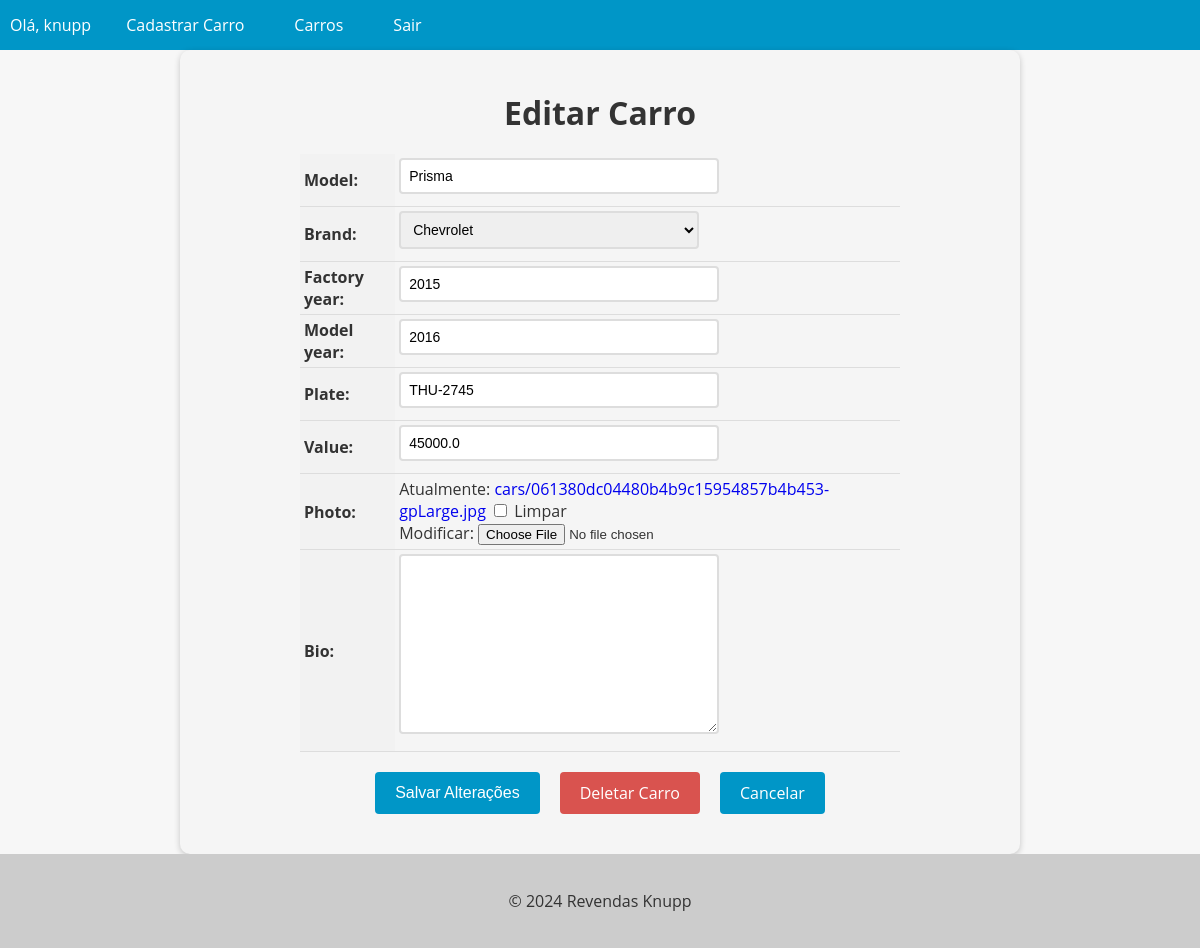
The page /car/2/update/ (signed in) on the database as committed earlier.
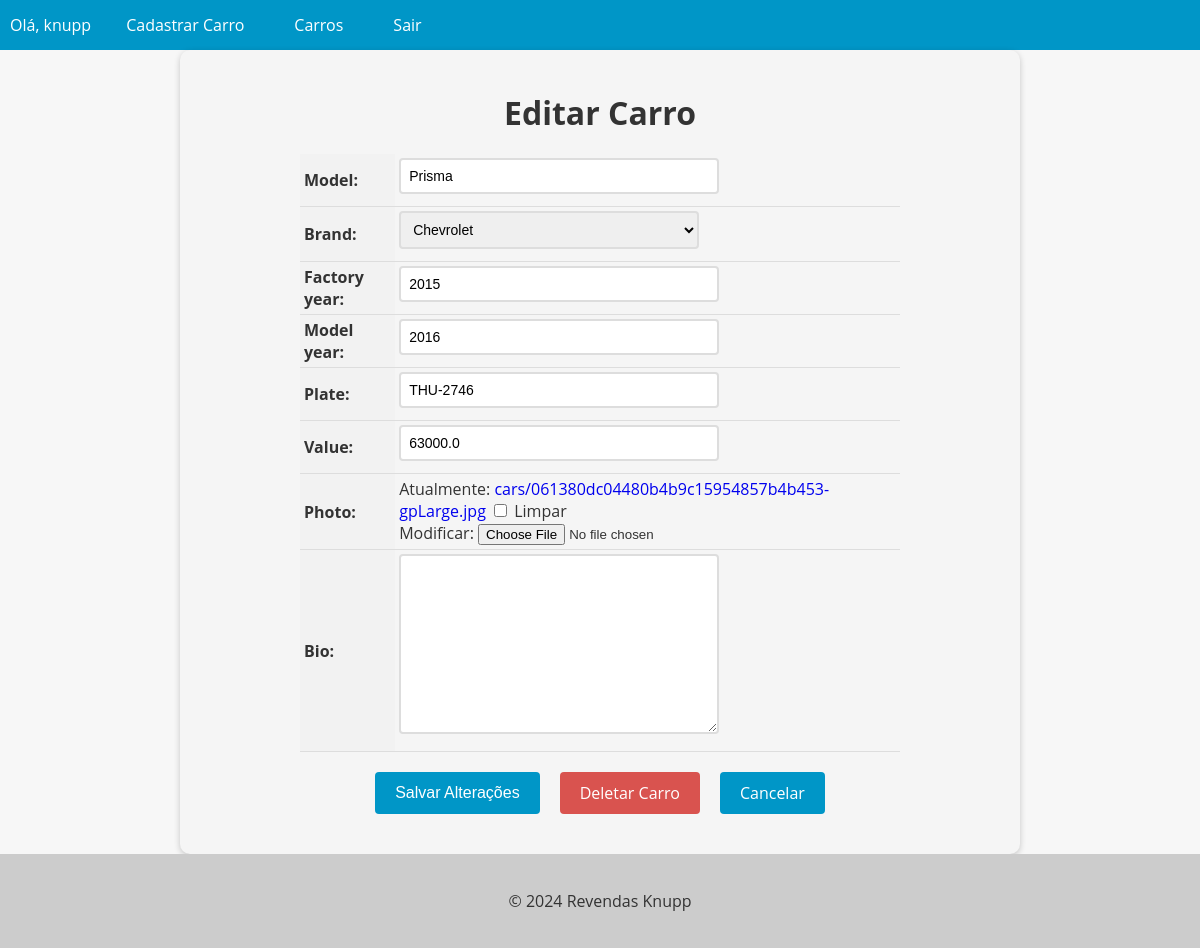
The same page on the database as committed later.
### cars/models.py (models this page shows, shortened)
class Car(models.Model):
    id = models.AutoField(primary_key=True)
    model = models.CharField(max_length=200)
    brand = models.ForeignKey(Brand, on_delete=models.PROTECT, related_name='car_brand')
    factory_year = models.IntegerField(blank=True, null=True)
    model_year = models.IntegerField(blank=True, null=True)
    plate = models.CharField(max_length=10, blank=True, null = True)
    value = models.FloatField(blank=True, null=True)
    photo = models.ImageField(upload_to='cars/', blank=True, null=True)
    bio = models.TextField(blank=True, null= True)

### cars/views.py (the view, shortened to what this page needs)
@method_decorator(login_required(login_url='login'), name='dispatch')
class CarUpdateView(UpdateView):
    model = Car
    form_class = CarModelForm
    template_name = 'car_update.html'

### cars/forms.py (shortened to what this page needs)
class CarModelForm(forms.ModelForm):
    class Meta:
        model = Car
        fields = '__all__'

### cars/models.py (called while the page is built)
    def __str__(self):
        return self.name

### cars/templates/car_update.html (shortened to what this page needs)
{% extends "base.html" %}
{% block content %}
  <form method="post" enctype="multipart/form-data">
    <h1>Editar Carro</h1>
    <table>
      {{ form.as_table }}
    </table>
    <div>
      <div class="buttons-container">
        <input type="submit" value="Salvar Alterações" class="btn btn-primary">
        <a href="{% url 'car_delete' pk=object.pk %}" class="btn btn-danger">Deletar Carro</a>
        <a href="{% url 'cars_list' %}" class="btn btn-secondary">Cancelar</a>
      </div>
    </div>
  </form>
{% endblock %}

Rows that differ between the two databases and show on the page:
changed Car "Prisma": plate "THU-2745" → "THU-2746"; value "45000.0" → "63000.0"
